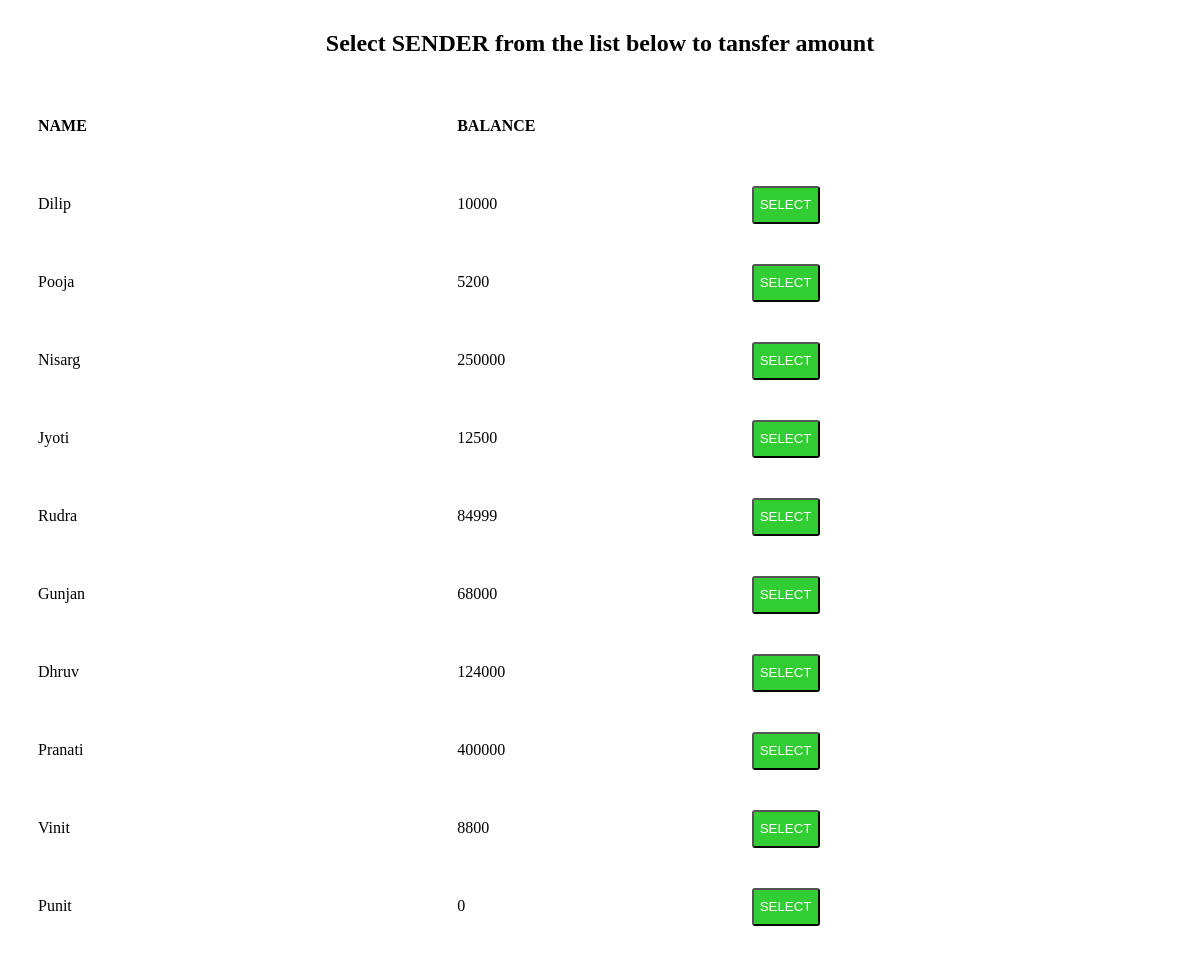
/send/transfer/, run on an earlier commit of the app's database.
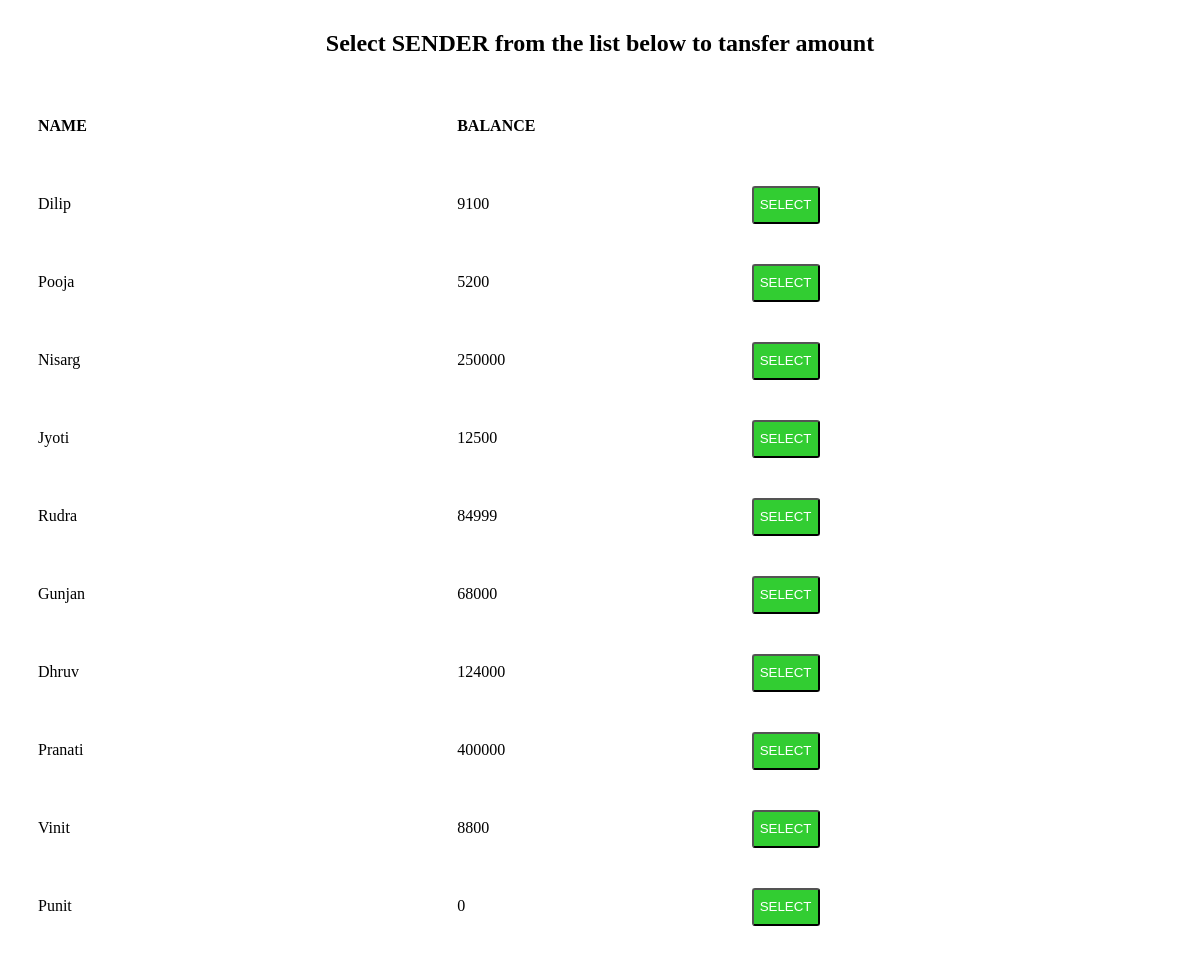
And on a later commit of the database.
### send/models.py (models this page shows, shortened)
class Users(models.Model):
    name = models.CharField(max_length=100)
    amount = models.IntegerField()
    class Meta:
        db_table = "Users"

### send/views.py (the view, shortened to what this page needs)
# urls.py: path('transfer/',views.transfer),
def transfer(request):
    t = Users.objects.all()
    return render(request, 'send/first.html', {'user':t})

### send/templates/send/first.html (shortened to what this page needs)
<!DOCTYPE html>
<html lang="en">
<head>
</head>
<body>
    <h2 style="text-align: center; margin: 30px;">Select SENDER from the list below to tansfer amount</h2>
    <div>
        <span class="t" style="width: 30%;"><b>NAME</b></span>
        <span class="t" style="width: 22%;"><b>BALANCE</b></span>
    </div>
    {% for ab in user %}
    <span class="op" id="name">{{ ab.name }}</span>
    <span class="op" id="amount">{{ ab.amount }}</span>
    <button class="myBtn" onclick="Function( {{ ab.id }} )">SELECT</button>
    {% endfor %}
</body>
</html>

What changed in the data, as far as the page shows it:
changed Users "Dilip": amount "10000" → "9100"
